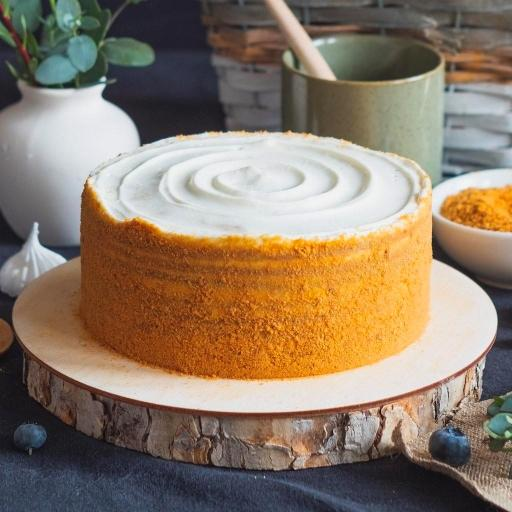
#> input picture experiments/image_000000000001/original/image.png, 512 x 512 px, found by its file name
$ python DWTDCT.py
#> lines starting #> are read from the running program, lines starting #| are printed output that depends on the picture
"""
Wrapper for DWT-DCT watermarking.
Supports watermarking of images using an watermark image.
"""

import os
import json
import numpy as np
from PIL import Image
import pywt
from scipy.fftpack import dct, idct


def convert_image(image_name, size):
#> called with size = 2048
    img = Image.open(image_name).resize((size, size), 1)
    img = img.convert('L')
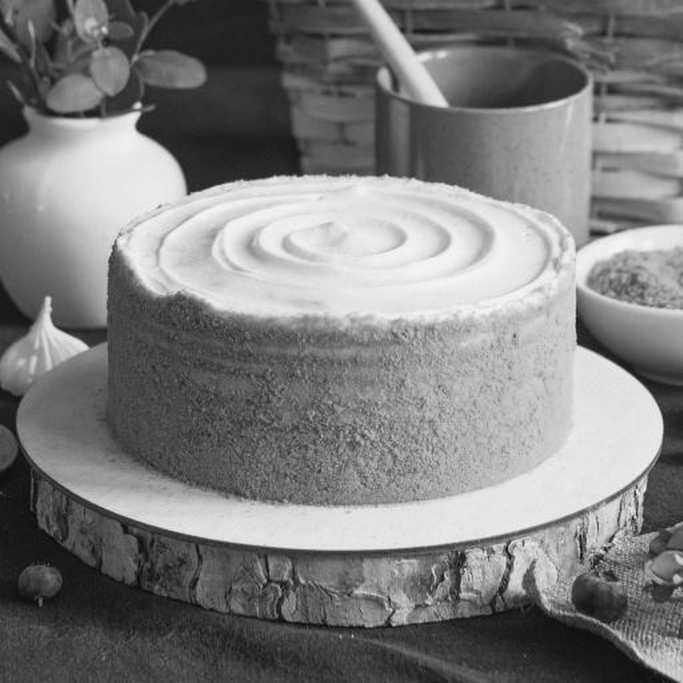
#> img: PIL image 2048x2048 L (shown at 1/3 size); min 3, max 255, mean 125.8
    image_array = np.array(img.getdata(), dtype=float).reshape((size, size))
    return image_array

def process_coefficients(imArray, model, level):
    coeffs = pywt.wavedec2(data=imArray, wavelet=model, level=level)
    return list(coeffs)

# [54 lines left out: functions apply_dct, inverse_dct, embed_watermark, get_watermark, recover_watermark, print_image_from_array, not called in this run]


class DwtDctWrapper:
    def __init__(self, model="haar", level=1, image_size=2048, watermark_size=128):
        self.model = model
        self.level = level
        self.image_size = image_size
        self.watermark_size = watermark_size

    def watermark_image(self, image_path: str, watermark_path: str, output_dir: str):
        os.makedirs(output_dir, exist_ok=True)

        # Load and preprocess
        image_array = convert_image(image_path, self.image_size)
        watermark_array = convert_image(watermark_path, self.watermark_size)

        # Wavelet decomposition
        coeffs_image = process_coefficients(image_array, self.model, level=self.level)

        # Apply DCT + embed watermark
        dct_array = apply_dct(coeffs_image[0])
        dct_array = embed_watermark(watermark_array, dct_array)

        # Inverse DCT
        coeffs_image[0] = inverse_dct(dct_array)

        # Reconstruction
        image_array_H = pywt.waverec2(coeffs_image, self.model)
        wm_img_path = os.path.join(output_dir, "image_with_watermark.jpg")
        print_image_from_array(image_array_H, wm_img_path)

        return wm_img_path, image_array_H

    # [11 lines left out: function detect_watermark, not called in this run]


def process_sample(sample_dir: str, image_file: str, watermark_file: str):
    dwt_dct = DwtDctWrapper()

    image_path = os.path.join(sample_dir, "original", image_file)
    watermark_path = os.path.join(sample_dir, "original", watermark_file)
    out_dir = os.path.join(sample_dir, "watermarking", "DWTDCT")
    os.makedirs(out_dir, exist_ok=True)

    # Embed
    wm_img_path, wm_image_array = dwt_dct.watermark_image(
        image_path=image_path,
        watermark_path=watermark_path,
        output_dir=out_dir
    )

    # Detect
    wm_recovered_path, _ = dwt_dct.detect_watermark(
        watermarked_image_array=wm_image_array,
        output_dir=out_dir
    )

    # Save report
    report = {
        "original_image": image_path,
        "watermark_image": watermark_path,
        "watermarked_output": wm_img_path,
        "recovered_watermark": wm_recovered_path,
        "parameters": {
            "model": dwt_dct.model,
            "level": dwt_dct.level,
            "image_size": dwt_dct.image_size,
            "watermark_size": dwt_dct.watermark_size
        }
    }
    with open(os.path.join(out_dir, "detection_report.json"), "w") as f:
        json.dump(report, f, indent=2)

    return {
        "output_dir": out_dir,
        "generation": wm_img_path,
        "detection": wm_recovered_path,
        "report": report
    }

if __name__ == "__main__":
    sample_dir = "experiments/image_000000000003"
#> (the run stopped early here; a loop or call above may not have finished)

$ run again, with experiments/image_000000000003/original/image.png copied over experiments/image_000000000001/original/image.png
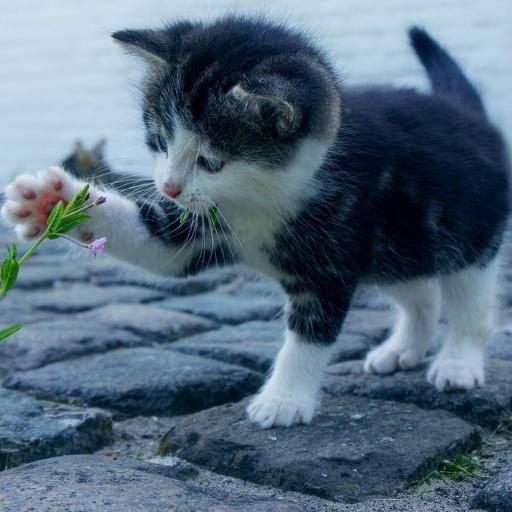
#> input picture experiments/image_000000000003/original/image.png, 512 x 512 px, found by its file name
#> in convert_image, `img = img.convert('L')`:
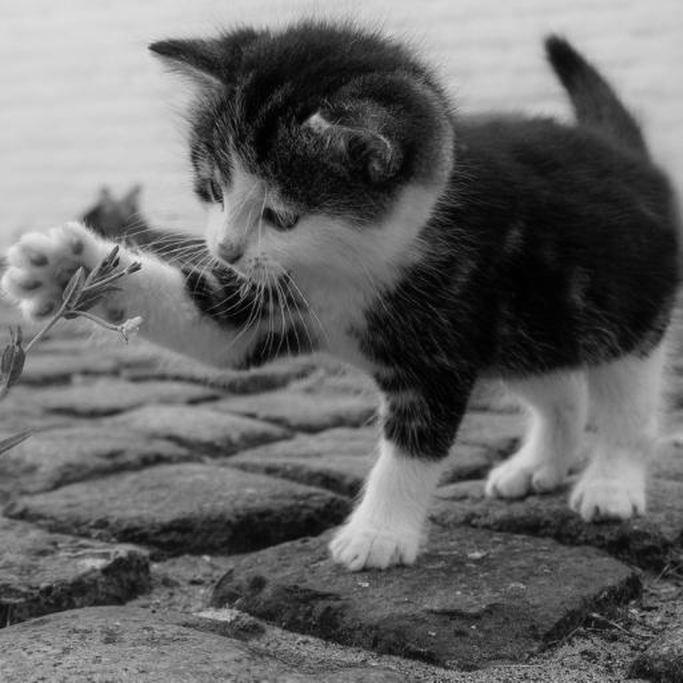
#> img: PIL image 2048x2048 L (shown at 1/3 size); min 0, max 238, mean 103

$ run again, with experiments/image_000000000005/original/image.png copied over experiments/image_000000000001/original/image.png
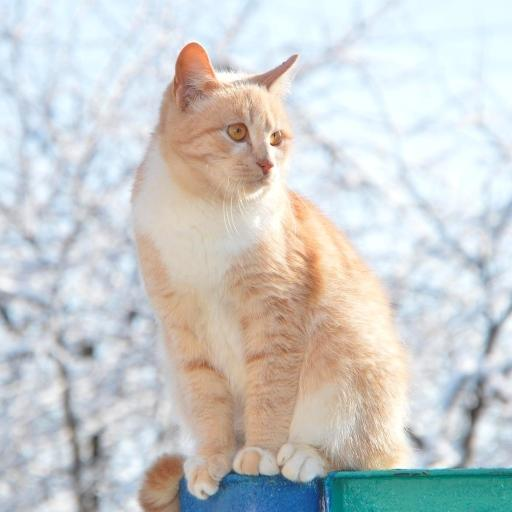
#> input picture experiments/image_000000000005/original/image.png, 512 x 512 px, found by its file name
#> in convert_image, `img = img.convert('L')`:
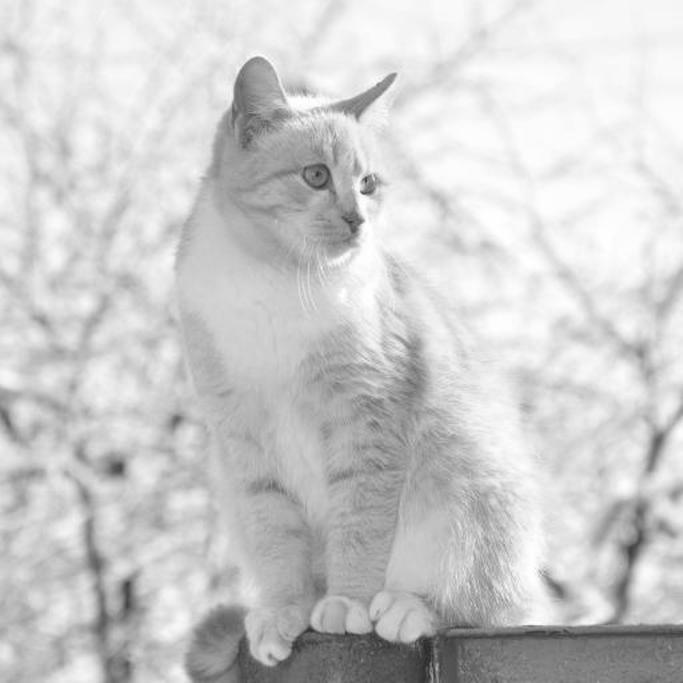
#> img: PIL image 2048x2048 L (shown at 1/3 size); min 39, max 255, mean 204
